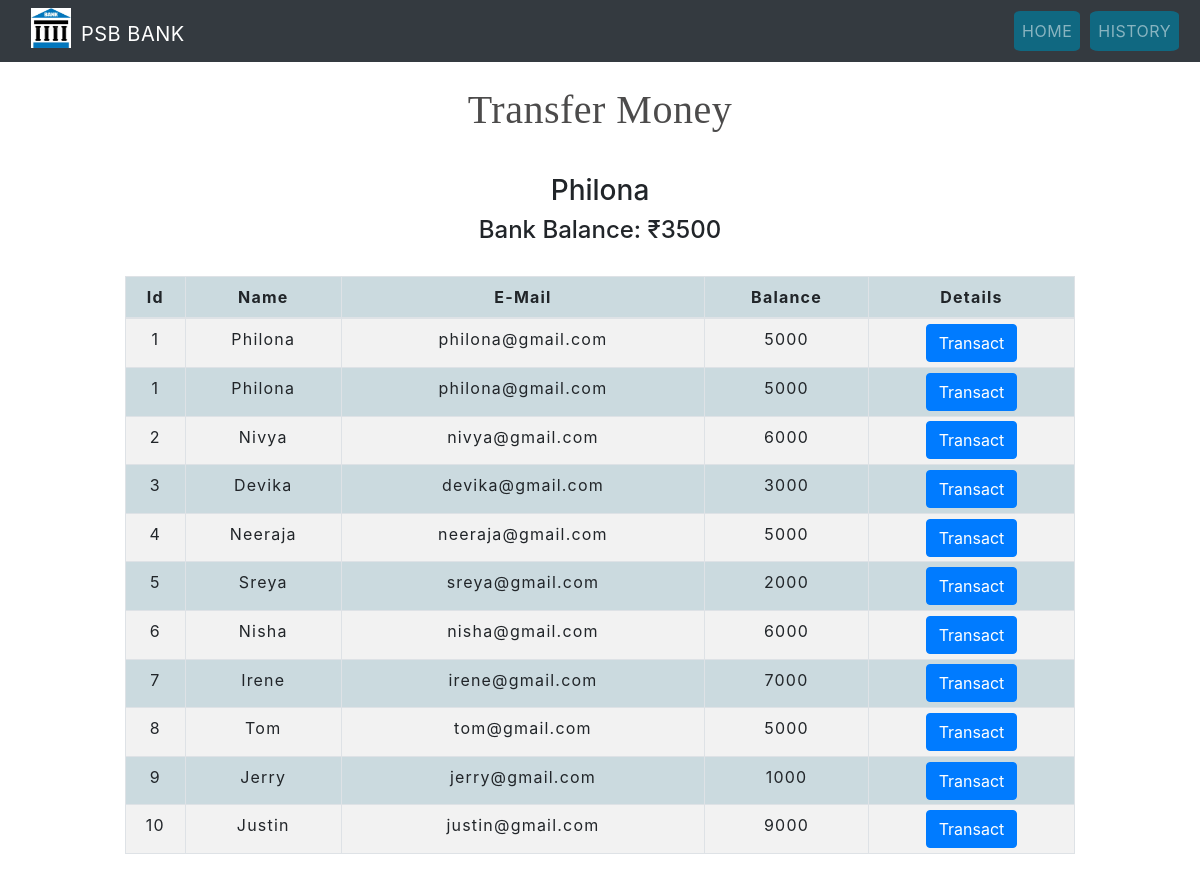
The app's page /transfermoney.php with its own data.
### tables this page shows
CREATE TABLE `users` (
  `id` int(5) NOT NULL,
  `name` text NOT NULL,
  `email` varchar(30) NOT NULL,
  `balance` int(8) NOT NULL
);

### transfermoney.php (the view, shortened to what this page needs)
<!DOCTYPE html>
<html lang="en">
    <head>
        <link rel="stylesheet" href="https://maxcdn.bootstrapcdn.com/bootstrap/4.0.0/css/bootstrap.min.css">
    </head>
    <body>
        <?php
            include 'config.php';
            $sql = "SELECT * FROM users";
            $result = mysqli_query($conn,$sql);
        ?>
        <?php
        include 'navbar.php';
        ?>
        <div class="container">
            <h2 class="text-center pt-4">Transfer Money</h2>
            <div class="my-info text-center">
                <h3>Philona</h3>
                <h4>Bank Balance: &#8377;<span id="myAccountBalance">3500</span></h4>
                <br>
                <div class="row">
                    <div class="col">
                        <div class="table-responsive-sm">
                            <table class="table table-hover table-sm table-striped table-condensed table-bordered">
                                <thead>
                                    <tr>
                                        <th scope="col" class="text-center py-2">Id</th>
                                        <th scope="col" class="text-center py-2">Name</th>
                                        <th scope="col" class="text-center py-2">E-Mail</th>
                                        <th scope="col" class="text-center py-2">Balance</th>
                                        <th scope="col" class="text-center py-2">Details</th>
                                    </tr>
                                </thead>
                                <tbody>
                                    <?php
                                        while($rows=mysqli_fetch_assoc($result)){
                                    ?>
                                    <tr>
                                        <td class="py-2"><?php echo $rows['id'] ?></td>
                                        <td class="py-2"><?php echo $rows['name']?></td>
                                        <td class="py-2"><?php echo $rows['email']?></td>
                                        <td class="py-2"><?php echo $rows['balance']?></td>
                                        <td><a href="selecteduserdetail.php?id= <?php echo $rows['id'] ;?>"> <button type="button" class="btn btn-primary" data-toggle="modal" data-target="#exampleModalCenter">Transact</button></a></td>
                                        </tr>
                                    <?php
                                        }
                                    ?>
                                </tbody>
                            </table>
                        </div>
                    </div>
                </div>
            </div>
        </div>
    </body>
</html>

### navbar.php (shortened to what this page needs)
<nav class="navbar navbar-expand-md navbar-dark bg-dark">
  <div class="col-sm-12 col-md img text-center">
    <img class="im" src="img/bank-icon.jpg">
    <a class="navbar-brand" href="index.php">PSB BANK</a>
  </div>
  <div class="collapse navbar-collapse" id="collapsibleNavbar">
        <ul class="navbar-nav ml-auto">
          <li class="nav-item">
            <a class="nav-link" href="index.php">HOME</a>
          </li>
          <li class="nav-item">
            <a class="nav-link" href="transactionhistory.php">HISTORY</a>
          </li>
        </ul>
  </div>
</nav>

### records on screen
users: id "1", name "Philona", email "philona@gmail.com", balance "5000"
users: id "1", name "Philona", email "philona@gmail.com", balance "5000"
users: id "2", name "Nivya", email "nivya@gmail.com", balance "6000"
users: id "3", name "Devika", email "devika@gmail.com", balance "3000"
users: id "4", name "Neeraja", email "neeraja@gmail.com", balance "5000"
users: id "5", name "Sreya", email "sreya@gmail.com", balance "2000"
users: id "6", name "Nisha", email "nisha@gmail.com", balance "6000"
users: id "7", name "Irene", email "irene@gmail.com", balance "7000"
users: id "8", name "Tom", email "tom@gmail.com", balance "5000"
users: id "9", name "Jerry", email "jerry@gmail.com", balance "1000"
users: id "10", name "Justin", email "justin@gmail.com", balance "9000"
